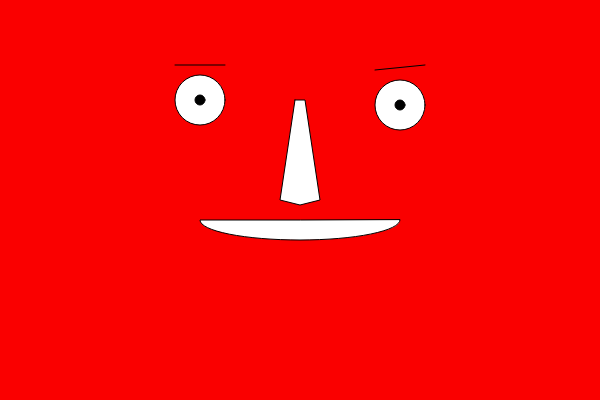
Frame 1 (no input)
Frame 60 (no input): identical to frame 1, image omitted
Frame 120 (the mouse pressed at the canvas centre since frame 60): identical to frame 1, image omitted

The p5.js sketch that drew this single still picture (run headless with seeded random() and noise() and a simulated clock; from frame 60 on, the mouse is pressed at the canvas centre):

// p5.js sketch
// ── sketch.js
function setup() {
  createCanvas(600, 400);
}

function draw() {
  background(250,0,0);

  
  ellipse(200,100,50,50);
  ellipse(400,105,50,50);
  
  push();
  fill(0);
  ellipse(200,100,10,10);
  ellipse(400,105,10,10);
  pop();
  

  //drawing the nose
  //triangle(300,100,290,200,310,200);
  beginShape();
  vertex(295,100);
  vertex(280,200);
  vertex(300,205);
  vertex(320,200);
  vertex(305,100);
  endShape(CLOSE);

  arc(300,220,200,40,0,PI,PIE,);

  line(175,65,225,65);
  line(375,70,425,65);


}
